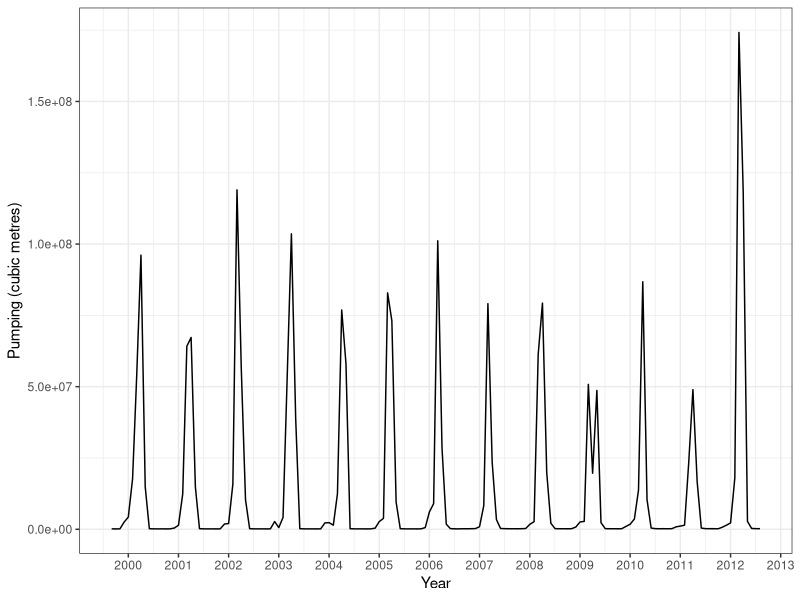
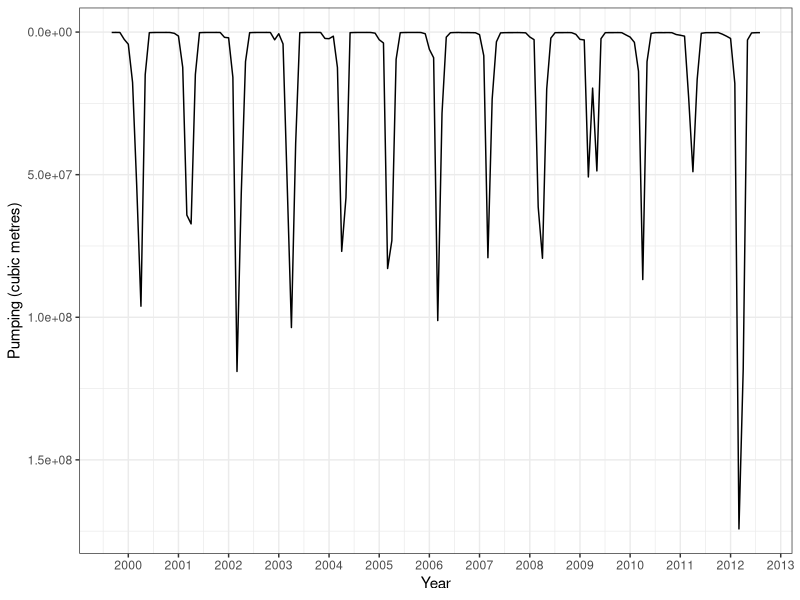

The R script that drew these images, in order:
setwd("C:/Users/Aastha/Desktop/GWProject")
list.of.packages <- c("ggplot2", "imputeTS","reshape2","dplyr")
new.packages <- list.of.packages[!(list.of.packages %in% installed.packages()[,"Package"])]
if(length(new.packages)) install.packages(new.packages)


## Read the data containing groundwater levels with missing values
pmp <- read.csv(file ="Data_Processing/CENEB_PumpingData/Pumping.csv",header = TRUE)
head(pmp)

## Count the missing values
na_count <-sum(length(which(is.na(pmp[,2]))))
na_count

##Plot pumping
## For plotting, change cubic feet to cubic metres
pmp_m <- pmp[,2]* 0.0283168
head(pmp_m)
length(pmp_m)

dates = seq(from = as.Date("2000-01-01"), to = as.Date("2012-12-01"), by = 'month')
pmp_m2 <- data.frame(as.data.frame(pmp_m),dates)
colnames(pmp_m2)<-c("Pumping","Date")
library(ggplot2)


ggplot(data = pmp_m2,aes(x = Date, y = Pumping)) + 
        geom_line() + xlab("Year") + ylab("Pumping (cubic metres)") + 
        scale_x_date(date_breaks = "12 months",date_labels = "%Y") + theme_bw()
dev.copy2pdf(file = 'Data_Processing/Pumping.pdf')
dev.off()

#Now plotting with reverse y axis, to compare it with water levels
ggplot(data = pmp_m2,aes(x = Date, y = Pumping)) + 
        geom_line() + xlab("Year") + ylab("Pumping (cubic metres)") + scale_y_reverse()+
        scale_x_date(date_breaks = "12 months",date_labels = "%Y") + theme_bw()
dev.copy2pdf(file = 'Data_Processing/Pumping_reverse.pdf')
dev.off()
